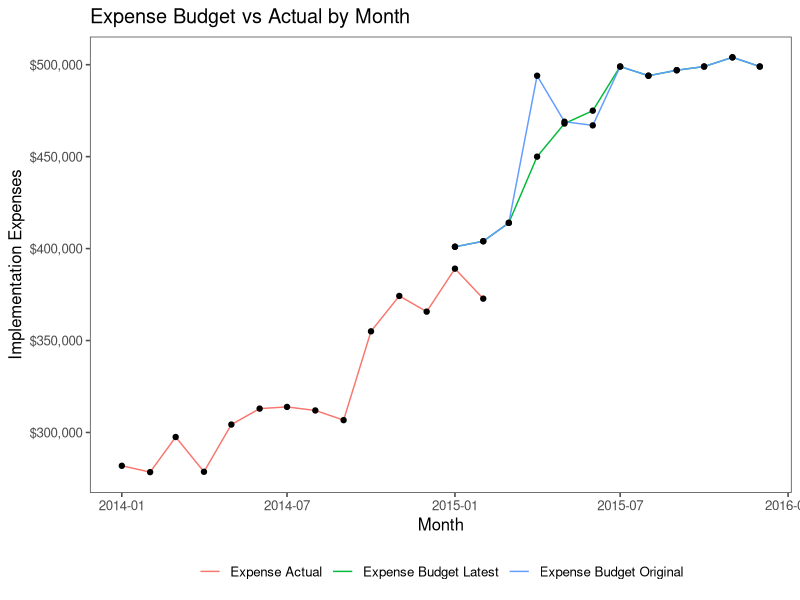
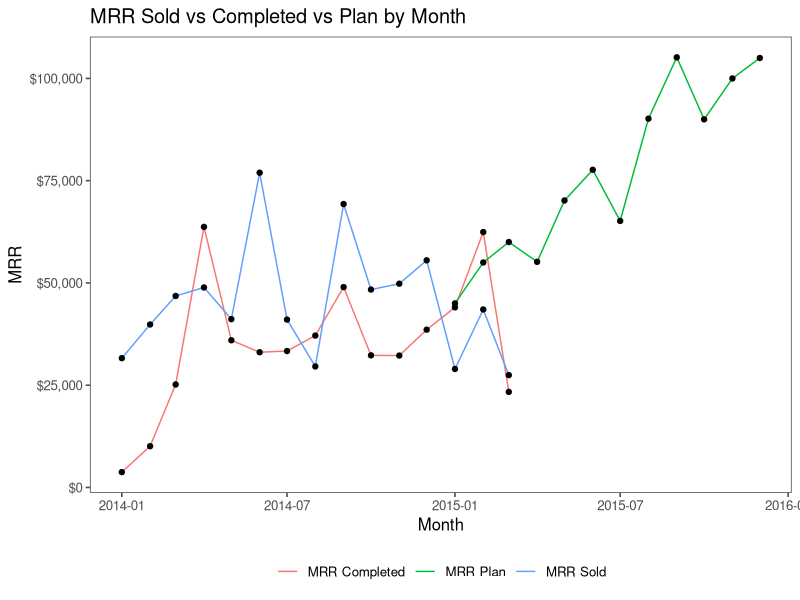

Here is the R script that generated these plots, in order: (Note: this script raises an error after producing the figures.)
## ---- chunk 1
library("ggplot2")
library("reshape")
library("scales")
library("ggthemes")
sc <- read.csv (file="scorecard_data.csv")
sc$Date <- as.Date(sc$Date, "%m/%d/%Y")
sc$PDate <- as.POSIXct(sc$Date)

data <- melt (sc, id=c("Date", "Year", "Month", "PDate"))
data$variable <- gsub("_", " ", data$variable)

budget_data <- subset(data, variable == "Expense Budget Original" | variable == "Expense Actual" | variable == "Expense Budget Latest")

# create plot, add lines and points
g <- ggplot(data=budget_data, aes(x=PDate, y=value, group=variable)) 
g <- g + geom_line(aes(color=variable, group=variable)) 
g <- g + geom_point()  

# configure labels and axis
g <- g + ggtitle("Expense Budget vs Actual by Month") 
g <- g + xlab("Month") + ylab("Implementation Expenses") 
g <- g + scale_y_continuous(labels = dollar) 
g <- g + scale_x_datetime() 

# apply theme
g <- g + theme_few()

# blank out the legend title
g <- g+ theme(legend.title=element_blank(), legend.position="bottom") 


# add a vertical line on "today"
g <- g + geom_vline(lty="dotted", xintercept = as.numeric(Sys.time()))
g
## ---- chunk 2
# library("ggplot2")
# library("reshape")
# library("scales")
# library("ggthemes")
# sc <- read.csv (file="scorecard_data.csv")
# sc$Date <- as.Date(sc$Date, "%m/%d/%Y")
# sc$PDate <- as.POSIXct(sc$Date)
# 
# data <- melt (sc, id=c("Date", "Year", "Month", "PDate"))
# data$variable <- gsub("_", " ", data$variable)

mrr_data <- subset(data, variable == "MRR Sold" | variable == "MRR Completed" | variable == "MRR Plan")

# create plot, add lines and points
g <- ggplot(data=mrr_data, aes(x=PDate, y=value, group=variable)) 
g <- g + geom_line(aes(color=variable, group=variable)) 
g <- g + geom_point()  

# configure labels and axis
g <- g + ggtitle("MRR Sold vs Completed vs Plan by Month") 
g <- g + xlab("Month") + ylab("MRR") 
g <- g + scale_y_continuous(labels = dollar) 
g <- g + scale_x_datetime() 

# apply theme
g <- g + theme_few()

# blank out the legend title
g <- g+ theme(legend.title=element_blank(), legend.position="bottom") 

# add a vertical line on "today"
g <- g + geom_vline(lty="dotted", xintercept = as.numeric(Sys.time()))
g

## ---- chunk 3
library("knitr")
sc <- read.csv (file="scorecard_data.csv")
sc$Date <- as.Date(sc$Date, "%m/%d/%Y")
sc$PDate <- as.POSIXct(sc$Date)
sc <- subset(sc, Year == 2015)
sc <- cbind (sc, Cum_MRR_Comp=cumsum(sc$MRR_Completed))
sc <- cbind (sc, Cum_MRR_Sold=cumsum(sc$MRR_Sold))
sc <- cbind (sc, Cum_MRR_Plan=cumsum(sc$MRR_Plan))

df <- data.frame(month=sc$Month, 
                 sc$MRR_Sold,
                 sc$MRR_Comp,
                 comp_to_sold=sc$MRR_Completed / sc$MRR_Sold,
                 sc$Cum_MRR_Sold, 
                 sc$Cum_MRR_Comp, 
                 cum_comp_to_sold=sc$Cum_MRR_Comp / sc$Cum_MRR_Sold)

df <- na.omit(df)

#format table
# percentages
df$comp_to_sold <- paste(format(round(df$comp_to_sold*100, digits=0), big.mark=","), "%")
df$cum_comp_to_sold <- paste(format(round(df$cum_comp_to_sold*100, digits=0), big.mark=","), "%")

df$sc.Cum_MRR_Sold <- paste("$", format(round(df$sc.Cum_MRR_Sold, digits=0), big.mark=","))
df$sc.Cum_MRR_Comp <- paste("$", format(round(df$sc.Cum_MRR_Comp, digits=0), big.mark=","))
df$sc.MRR_Sold <- paste("$", format(round(df$sc.MRR_Sold, digits=0), big.mark=","))
df$sc.MRR_Comp <- paste("$", format(round(df$sc.MRR_Comp, digits=0), big.mark=","))
  
colnames(df) <- c("Month", "Sold", "Comp", "Comp to Sold", "Cum Sold", "Cum Comp", "Cum Comp to Sold")

kable(df)

## ---- chunk 4
library("ggplot2")
library("reshape")
library("scales")
library("ggthemes")
sc <- read.csv (file="scorecard_data.csv")
sc$Date <- as.Date(sc$Date, "%m/%d/%Y")
sc$PDate <- as.POSIXct(sc$Date)

# this graph for cumulative MRR sold, completed, and plan
sc_ytd <- subset(sc_ytd, Year == 2015)

sc_ytd <- cbind (sc_ytd, Cum_MRR_Comp=cumsum(sc_ytd$MRR_Completed))
sc_ytd <- cbind (sc_ytd, Cum_MRR_Sold=cumsum(sc_ytd$MRR_Sold))
sc_ytd <- cbind (sc_ytd, Cum_MRR_Plan=cumsum(sc_ytd$MRR_Plan))

data_ytd <- melt (sc_ytd, id=c("Date", "Year", "Month", "PDate"))
data_ytd$variable <- gsub("_", " ", data_ytd$variable)

mrr_data_ytd <- subset(data, variable == "Cum MRR Comp" | variable == "Cum MRR Sold" | variable == "Cum MRR Plan")

# create plot, add lines and points
g <- ggplot(data=mrr_data_ytd, aes(x=PDate, y=value, group=variable)) 
g <- g + geom_line(aes(color=variable, group=variable)) 
g <- g + geom_point()  

# configure labels and axis
g <- g + ggtitle("YTD Cumulative MRR Sold, Completed and Planned") 
g <- g + xlab("Month") + ylab("MRR") 
g <- g + scale_y_continuous(labels = dollar) 
g <- g + scale_x_datetime() 

# apply theme
g <- g + theme_few() 

# blank out the legend title
g <- g+ theme(legend.title=element_blank(), legend.position="bottom") 

# add a vertical line on "today"
g <- g + geom_vline(lty="dotted", xintercept = as.numeric(Sys.time()))
g
## ---- chunk 5
# library("ggplot2")
# library("reshape")
# library("scales")
# library("ggthemes")
# sc <- read.csv (file="scorecard_data.csv")
# sc$Date <- as.Date(sc$Date, "%m/%d/%Y")
# sc$PDate <- as.POSIXct(sc$Date)
# 
# data <- melt (sc, id=c("Date", "Year", "Month", "PDate"))
# data$variable <- gsub("_", " ", data$variable)

conn_data <- subset(data, variable == "Connections Sold" | variable == "Connections Completed" | variable == "Connections Plan")

# create plot, add lines and points
g <- ggplot(data=conn_data, aes(x=PDate, y=value, group=variable)) 
g <- g + geom_line(aes(color=variable, group=variable)) 
g <- g + geom_point()  

# configure labels and axis
g <- g + ggtitle("Connections Sold vs Completed vs Plan by Month") 
g <- g + xlab("Month") + ylab("Connections") 
g <- g + scale_y_continuous() 
g <- g + scale_x_datetime() 

# apply theme
g <- g + theme_few()

# blank out the legend title
g <- g+ theme(legend.title=element_blank(), legend.position="bottom") 

# add a vertical line on "today"
g <- g + geom_vline(lty="dotted", xintercept = as.numeric(Sys.time()))
g

## ---- chunk 6
library("knitr")
sc <- read.csv (file="scorecard_data.csv")
sc$Date <- as.Date(sc$Date, "%m/%d/%Y")
sc$PDate <- as.POSIXct(sc$Date)
sc <- subset(sc, Year == 2015)

sc <- cbind (sc, Cum_Conn_Comp=cumsum(sc$Connections_Completed))
sc <- cbind (sc, Cum_Conn_Sold=cumsum(sc$Connections_Sold))
sc <- cbind (sc, Cum_Conn_Plan=cumsum(sc$Connections_Plan))

df <- data.frame(month=sc$Month, 
                 sc$Connections_Sold,
                 sc$Connections_Completed,
                 comp_to_sold=sc$Connections_Completed / sc$Connections_Sold,
                 sc$Cum_Conn_Sold, 
                 sc$Cum_Conn_Comp, 
                 cum_comp_to_sold=sc$Cum_Conn_Comp / sc$Cum_Conn_Sold)

df <- na.omit(df)

#format table
# percentages
df$comp_to_sold <- paste(format(round(df$comp_to_sold*100, digits=0), big.mark=","), "%")
df$cum_comp_to_sold <- paste(format(round(df$cum_comp_to_sold*100, digits=0), big.mark=","), "%")

# connections
df$sc.Cum_Conn_Sold <- format(round(df$sc.Cum_Conn_Sold, digits=0), big.mark=",")
df$sc.Cum_Conn_Comp <- format(round(df$sc.Cum_Conn_Comp, digits=0), big.mark=",")
df$sc.Connections_Sold <- format(round(df$sc.Connections_Sold, digits=0), big.mark=",")
df$sc.Connections_Completed <- format(round(df$sc.Connections_Completed, digits=0), big.mark=",")

colnames(df) <- c("Month", "Sold", "Comp", "Comp to Sold", "Cum Sold", "Cum Comp", "Cum Comp to Sold")

kable(df)
## ---- chunk 7
library("ggplot2")
suppressWarnings(library("reshape"))
library("scales")
library("ggthemes")
sc <- read.csv (file="scorecard_data.csv")
sc$Date <- as.Date(sc$Date, "%m/%d/%Y")
sc$PDate <- as.POSIXct(sc$Date)
# this graph for cumulative connection sold, completed, and plan
sc <- subset(sc, Year == 2015)

sc <- cbind (sc, Cum_Conn_Comp=cumsum(sc$Connections_Completed))
sc <- cbind (sc, Cum_Conn_Sold=cumsum(sc$Connections_Sold))
sc <- cbind (sc, Cum_Conn_Plan=cumsum(sc$Connections_Plan))

data <- melt (sc, id=c("Date", "Year", "Month", "PDate"))
data$variable <- gsub("_", " ", data$variable)

conn_data_ytd <- subset(data, variable == "Cum Conn Comp" | variable == "Cum Conn Sold" | variable == "Cum Conn Plan")

# create plot, add lines and points
g <- ggplot(data=conn_data_ytd, aes(x=PDate, y=value, group=variable)) 
g <- g + geom_line(aes(color=variable, group=variable)) 
g <- g + geom_point()  

# configure labels and axis
g <- g + ggtitle("YTD Cumulative Connections Sold, Completed and Planned") 
g <- g + xlab("Month") + ylab("Connections") 
g <- g + scale_y_continuous() 
g <- g + scale_x_datetime() 

# apply theme
g <- g + theme_few() 

# blank out the legend title
g <- g+ theme(legend.title=element_blank(), legend.position="bottom") 

# add a vertical line on "today"
g <- g + geom_vline(lty="dotted", xintercept = as.numeric(Sys.time()))
g
